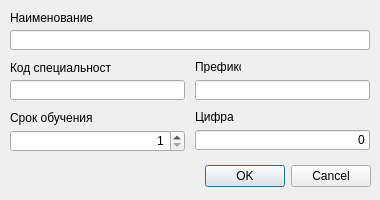
<?xml version="1.0" encoding="UTF-8"?>
<ui version="4.0">
 <class>addSpeciality</class>
 <widget class="QDialog" name="addSpeciality">
  <property name="geometry">
   <rect>
    <x>0</x>
    <y>0</y>
    <width>380</width>
    <height>200</height>
   </rect>
  </property>
  <property name="windowTitle">
   <string>Новая специальность</string>
  </property>
  <widget class="QDialogButtonBox" name="buttonBox">
   <property name="geometry">
    <rect>
     <x>10</x>
     <y>160</y>
     <width>361</width>
     <height>32</height>
    </rect>
   </property>
   <property name="orientation">
    <enum>Qt::Horizontal</enum>
   </property>
   <property name="standardButtons">
    <set>QDialogButtonBox::Cancel|QDialogButtonBox::Ok</set>
   </property>
  </widget>
  <widget class="QLabel" name="label">
   <property name="geometry">
    <rect>
     <x>10</x>
     <y>60</y>
     <width>101</width>
     <height>16</height>
    </rect>
   </property>
   <property name="text">
    <string>Код специальности</string>
   </property>
  </widget>
  <widget class="QLineEdit" name="lineEdit">
   <property name="geometry">
    <rect>
     <x>10</x>
     <y>80</y>
     <width>175</width>
     <height>20</height>
    </rect>
   </property>
   <property name="inputMask">
    <string>0000000; </string>
   </property>
   <property name="text">
    <string/>
   </property>
   <property name="maxLength">
    <number>7</number>
   </property>
   <property name="alignment">
    <set>Qt::AlignRight|Qt::AlignTrailing|Qt::AlignVCenter</set>
   </property>
  </widget>
  <widget class="QLabel" name="label_2">
   <property name="geometry">
    <rect>
     <x>10</x>
     <y>10</y>
     <width>361</width>
     <height>16</height>
    </rect>
   </property>
   <property name="text">
    <string>Наименование</string>
   </property>
  </widget>
  <widget class="QLineEdit" name="lineEdit_2">
   <property name="geometry">
    <rect>
     <x>10</x>
     <y>30</y>
     <width>360</width>
     <height>20</height>
    </rect>
   </property>
  </widget>
  <widget class="QLabel" name="label_3">
   <property name="geometry">
    <rect>
     <x>10</x>
     <y>110</y>
     <width>171</width>
     <height>16</height>
    </rect>
   </property>
   <property name="text">
    <string>Срок обучения</string>
   </property>
  </widget>
  <widget class="QSpinBox" name="spinBox">
   <property name="geometry">
    <rect>
     <x>10</x>
     <y>130</y>
     <width>175</width>
     <height>22</height>
    </rect>
   </property>
   <property name="alignment">
    <set>Qt::AlignRight|Qt::AlignTrailing|Qt::AlignVCenter</set>
   </property>
   <property name="minimum">
    <number>1</number>
   </property>
   <property name="maximum">
    <number>10</number>
   </property>
  </widget>
  <widget class="QLabel" name="label_4">
   <property name="geometry">
    <rect>
     <x>195</x>
     <y>60</y>
     <width>46</width>
     <height>13</height>
    </rect>
   </property>
   <property name="text">
    <string>Префикс</string>
   </property>
  </widget>
  <widget class="QLineEdit" name="lineEdit_3">
   <property name="geometry">
    <rect>
     <x>195</x>
     <y>80</y>
     <width>175</width>
     <height>20</height>
    </rect>
   </property>
   <property name="maxLength">
    <number>10</number>
   </property>
  </widget>
  <widget class="QLabel" name="label_5">
   <property name="geometry">
    <rect>
     <x>195</x>
     <y>110</y>
     <width>46</width>
     <height>13</height>
    </rect>
   </property>
   <property name="text">
    <string>Цифра</string>
   </property>
  </widget>
  <widget class="QLineEdit" name="lineEdit_4">
   <property name="geometry">
    <rect>
     <x>195</x>
     <y>130</y>
     <width>175</width>
     <height>20</height>
    </rect>
   </property>
   <property name="inputMask">
    <string>0; </string>
   </property>
   <property name="text">
    <string>0</string>
   </property>
   <property name="alignment">
    <set>Qt::AlignRight|Qt::AlignTrailing|Qt::AlignVCenter</set>
   </property>
  </widget>
 </widget>
 <resources/>
 <connections>
  <connection>
   <sender>buttonBox</sender>
   <signal>accepted()</signal>
   <receiver>addSpeciality</receiver>
   <slot>accept()</slot>
   <hints>
    <hint type="sourcelabel">
     <x>248</x>
     <y>254</y>
    </hint>
    <hint type="destinationlabel">
     <x>157</x>
     <y>274</y>
    </hint>
   </hints>
  </connection>
  <connection>
   <sender>buttonBox</sender>
   <signal>rejected()</signal>
   <receiver>addSpeciality</receiver>
   <slot>reject()</slot>
   <hints>
    <hint type="sourcelabel">
     <x>316</x>
     <y>260</y>
    </hint>
    <hint type="destinationlabel">
     <x>286</x>
     <y>274</y>
    </hint>
   </hints>
  </connection>
 </connections>
</ui>
